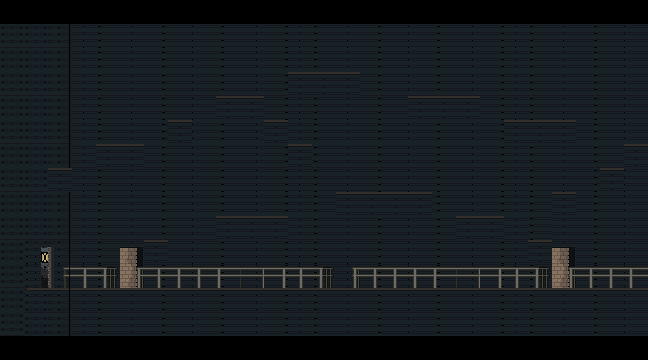

Rendered tile map (Tiled .tmx) drawn with the repository's tilesets; below, a short description and the full map source, tile grids included:
An orthogonal 27x15 tile map with 24x24 px tiles, 1 tile layer (Floor), 3 tilesets and 46 objects (19x Coin, 16x Platform, 3x Saw, 2x Door, Player, ...).

<map version="1.10" tiledversion="1.10.2" orientation="orthogonal" renderorder="right-down" width="27" height="15" tilewidth="24" tileheight="24" infinite="0" nextlayerid="5" nextobjectid="124">
 <tileset firstgid="1" source="Pixel Adventure tile set.tsx" />
 <tileset firstgid="316" name="background_layer_1" tilewidth="24" tileheight="24" spacing="5" margin="5" tilecount="66" columns="11">
  <image source="../images/background/background.png" width="320" height="180" />
 </tileset>
 <tileset firstgid="382" name="background_door" tilewidth="24" tileheight="24" spacing="5" margin="5" tilecount="66" columns="11">
  <image source="../images/background/background_door.png" width="320" height="180" />
 </tileset>
 <layer id="1" name="Floor" width="27" height="15">
  <properties>
   <property name="BackgroundColor" value="Gray" />
  </properties>
  <data encoding="csv">
0,0,0,0,0,0,0,0,0,0,0,0,0,0,0,0,0,0,0,0,0,0,0,0,0,0,0,
327,327,328,340,341,342,343,344,345,346,347,348,340,341,342,343,344,345,346,347,348,340,341,342,343,344,345,
316,316,317,318,319,320,321,322,323,324,325,326,318,319,320,321,322,323,324,325,326,318,319,320,321,322,323,
327,327,328,329,330,331,332,333,334,335,336,337,364,364,364,332,333,334,335,336,337,329,330,331,332,333,334,
316,316,317,340,341,342,343,344,345,364,364,348,340,341,342,343,344,364,364,364,348,340,341,342,343,344,345,
327,327,328,318,319,320,321,364,323,324,325,364,318,319,320,321,322,323,324,325,326,364,364,364,321,322,323,
316,316,317,329,364,364,332,333,334,335,336,337,364,330,331,332,333,334,335,336,337,329,330,331,332,333,364,
327,327,364,340,341,342,343,344,345,346,347,348,340,341,342,343,344,345,346,347,348,340,341,342,343,364,345,
316,316,317,318,319,320,321,322,323,324,325,326,318,319,364,364,364,364,324,325,326,318,319,364,321,322,323,
327,327,328,329,330,331,332,333,334,364,364,364,329,330,331,332,333,334,335,364,364,329,341,331,332,333,334,
316,338,339,340,341,408,364,344,345,346,347,348,340,341,342,343,344,345,346,347,348,340,364,408,343,344,345,
327,349,350,351,352,419,354,355,356,357,358,359,351,352,353,354,355,356,357,358,359,351,352,419,354,355,356,
316,360,361,362,363,364,365,366,367,368,369,370,362,363,364,365,366,367,368,369,370,362,363,364,365,366,367,
327,371,372,373,374,375,376,377,378,379,380,381,373,374,375,376,377,378,379,380,381,373,374,375,376,377,378,
0,0,0,0,0,0,0,0,0,0,0,0,0,0,0,0,0,0,0,0,0,0,0,0,0,0,0
</data>
 </layer>
 <objectgroup id="4" name="Collisions">
  <object id="51" x="768" y="336" />
  <object id="64" x="24" y="288" width="648" height="48" />
  <object id="66" x="672" y="0" width="24" height="336" />
  <object id="71" type="Platform" x="48" y="168" width="24" height="24" />
  <object id="72" type="Platform" x="96" y="144" width="48" height="24" />
  <object id="73" type="Platform" x="168" y="120" width="24" height="24" />
  <object id="74" type="Platform" x="216" y="96" width="48" height="24" />
  <object id="75" type="Platform" x="288" y="72" width="72" height="24" />
  <object id="76" type="Platform" x="408" y="96" width="72" height="24" />
  <object id="77" type="Platform" x="504" y="120" width="72" height="24" />
  <object id="78" type="Platform" x="624" y="144" width="24" height="24" />
  <object id="79" type="Platform" x="600" y="168" width="24" height="24" />
  <object id="80" type="Platform" x="552" y="192" width="24" height="24" />
  <object id="82" type="Platform" x="456" y="216" width="48" height="24" />
  <object id="83" type="Platform" x="336" y="192" width="72" height="24" />
  <object id="84" type="Platform" x="288" y="144" width="24" height="24" />
  <object id="85" type="Platform" x="264" y="120" width="24" height="24" />
  <object id="86" type="Platform" x="216" y="216" width="72" height="24" />
  <object id="88" type="Platform" x="144" y="240" width="24" height="24" />
  <object id="120" x="648" y="0" width="24" height="240" />
 </objectgroup>
 <objectgroup id="3" name="Spawnpoints">
  <object id="3" name="Player" type="Player" x="72" y="240" width="23.1783" height="46.3567" />
  <object id="94" name="Small_Coin (16 x 16)" type="Coin" x="216" y="192" width="24" height="24" />
  <object id="95" name="Small_Coin (16 x 16)" type="Coin" x="144" y="216" width="24" height="24" />
  <object id="96" name="Small_Coin (16 x 16)" type="Coin" x="288" y="120" width="24" height="24" />
  <object id="97" name="Small_Coin (16 x 16)" type="Coin" x="264" y="96" width="24" height="24" />
  <object id="98" name="Small_Coin (16 x 16)" type="Coin" x="552" y="168" width="24" height="24" />
  <object id="99" name="Small_Coin (16 x 16)" type="Coin" x="600" y="144" width="24" height="24" />
  <object id="100" name="Coin (16 x 16)" type="Coin" x="168" y="96" width="24" height="24" />
  <object id="101" name="Coin (16 x 16)" type="Coin" x="120" y="120" width="24" height="24" />
  <object id="102" name="Coin (16 x 16)" type="Coin" x="96" y="120" width="24" height="24" />
  <object id="103" name="Coin (16 x 16)" type="Coin" x="312" y="48" width="24" height="24" />
  <object id="104" name="Coin (16 x 16)" type="Coin" x="432" y="72" width="24" height="24" />
  <object id="105" name="Coin (16 x 16)" type="Coin" x="528" y="96" width="24" height="24" />
  <object id="106" name="Coin (16 x 16)" type="Coin" x="360" y="168" width="24" height="24" />
  <object id="107" name="Coin (16 x 16)" type="Coin" x="240" y="192" width="24" height="24" />
  <object id="108" name="Small_Coin (16 x 16)" type="Coin" x="264" y="192" width="24" height="24" />
  <object id="109" name="Coin (16 x 16)" type="Coin" x="216" y="24" width="24" height="24" />
  <object id="110" name="Small_Coin (16 x 16)" type="Coin" x="528" y="216" width="24" height="24" />
  <object id="112" name="Small_Coin (16 x 16)" type="Coin" x="48" y="144" width="24" height="24" />
  <object id="113" name="Small_Coin (16 x 16)" type="Coin" x="456" y="192" width="24" height="24" />
  <object id="115" type="Saw" x="408" y="192" width="24" height="24">
   <properties>
    <property name="isVertical" type="bool" value="true" />
    <property name="offNeg" type="float" value="3" />
    <property name="offPos" type="float" value="3" />
   </properties>
  </object>
  <object id="116" type="Saw" x="360" y="24" width="24" height="24">
   <properties>
    <property name="isVertical" type="bool" value="true" />
    <property name="offNeg" type="float" value="1" />
    <property name="offPos" type="float" value="6" />
   </properties>
  </object>
  <object id="117" type="Saw" x="144" y="48" width="24" height="24">
   <properties>
    <property name="isVertical" type="bool" value="true" />
    <property name="offNeg" type="float" value="2" />
    <property name="offPos" type="float" value="6" />
   </properties>
  </object>
  <object id="118" type="Door" x="24" y="240" width="24" height="48" />
  <object id="119" type="Door" x="648" y="240" width="24" height="48" />
  <object id="123" type="Dungeon" x="120" y="240" width="24" height="48" />
 </objectgroup>
</map>
